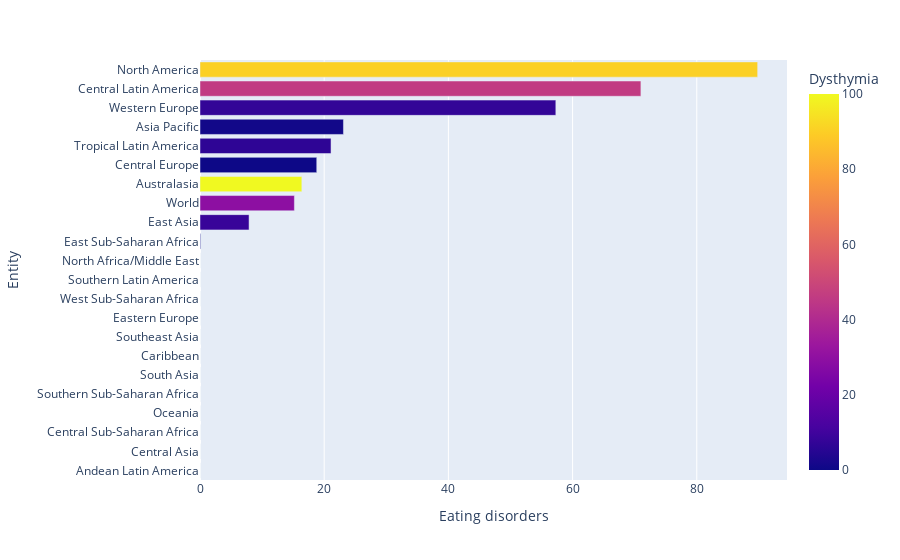

Source (notebook cell):
### Code cell
df2.sort_values(by= "Eating disorders" ,inplace=True)
plt.figure(dpi=200)
fig = px.bar(df2, x="Eating disorders", y="Entity", orientation='h',color='Dysthymia')
fig.show()

### Figure 1 — Plotly figure (JSON) as saved in the notebook; plotly's stock layout.template omitted (floating-point values rounded to 4 significant figures)
{"data": [{"hovertemplate": "Eating disorders=%{x}<br>Entity=%{y}<br>Dysthymia=%{marker.color}<extra></extra>", "legendgroup": "", "marker": {"color": [0.0, 0.0, 0.0, 0.0, 0.1, 0.0, 0.0, 0.0, 22.9, 46.6, 0.0, 23.1, 0.7, 8.3, 29.4, 100.0, 0.0, 6.4, 1.0, 7.5, 46.0, 90.2], "coloraxis": "coloraxis", "pattern": {"shape": ""}}, "name": "", "orientation": "h", "showlegend": false, "textposition": "auto", "type": "bar", "x": [0.0, 0.0, 0.0, 0.0, 0.0, 0.0, 0.0, 0.0, 0.0, 0.0, 0.0, 0.0, 0.1, 7.9, 15.2, 16.4, 18.8, 21.1, 23.1, 57.3, 71.0, 89.8], "xaxis": "x", "y": ["Andean Latin America", "Central Asia", "Central Sub-Saharan Africa", "Oceania", "Southern Sub-Saharan Africa", "South Asia", "Caribbean", "Southeast Asia", "Eastern Europe", "West Sub-Saharan Africa", "Southern Latin America", "North Africa/Middle East", "East Sub-Saharan Africa", "East Asia", "World", "Australasia", "Central Europe", "Tropical Latin America", "Asia Pacific", "Western Europe", "Central Latin America", "North America"], "yaxis": "y"}], "layout": {"barmode": "relative", "coloraxis": {"colorbar": {"title": {"text": "Dysthymia"}}, "colorscale": [[0, "#0d0887"], [0.1111, "#46039f"], [0.2222, "#7201a8"], [0.3333, "#9c179e"], [0.4444, "#bd3786"], [0.5556, "#d8576b"], [0.6667, "#ed7953"], [0.7778, "#fb9f3a"], [0.8889, "#fdca26"], [1, "#f0f921"]]}, "legend": {"tracegroupgap": 0}, "margin": {"t": 60}, "xaxis": {"anchor": "y", "domain": [0, 1], "title": {"text": "Eating disorders"}}, "yaxis": {"anchor": "x", "domain": [0, 1], "title": {"text": "Entity"}}}}
